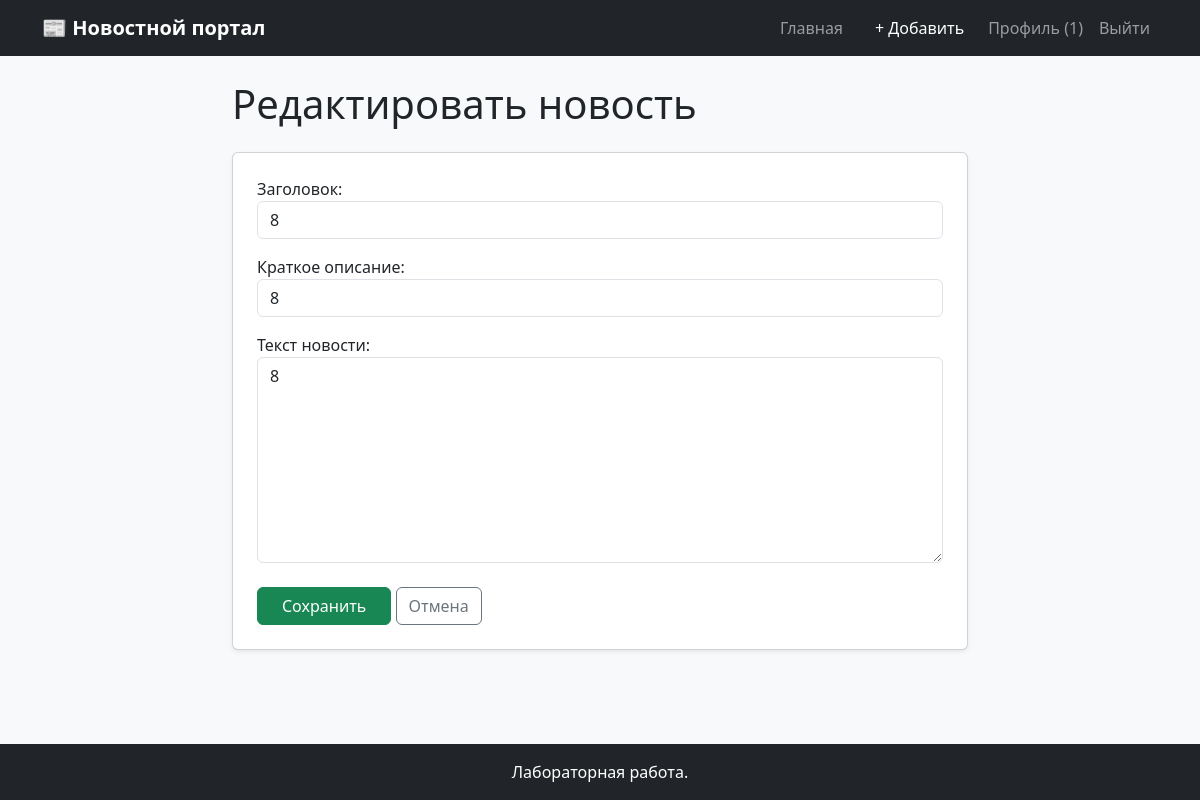
/news/5/edit/ (signed in), run on the app's committed database.
### news_app/models.py (models this page shows, shortened)
class News(models.Model):
    title = models.CharField(max_length=200, verbose_name="Заголовок")
    summary = models.CharField(max_length=300, verbose_name="Краткое описание")
    content = models.TextField(verbose_name="Текст новости")
    author = models.ForeignKey(User, on_delete=models.CASCADE, verbose_name="Автор")
    date_created = models.DateTimeField(auto_now_add=True, verbose_name="Дата создания")
    date_updated = models.DateTimeField(auto_now=True, verbose_name="Дата обновления")
    class Meta:
        verbose_name = "Новость"
        verbose_name_plural = "Новости"
        ordering = ['-date_created'] # Сортировка от новых к старым по умолчанию

### news_app/views.py (the view)
# urls.py: path('news/<int:news_id>/edit/', views.news_edit_view, name='news_edit'),
@login_required
def news_edit_view(request, news_id):
    news = get_object_or_404(News, id=news_id)
    if news.author != request.user:
        return HttpResponseForbidden("Вы не можете редактировать эту новость")
    if request.method == 'POST':
        form = NewsForm(request.POST, instance=news)
        if form.is_valid():
            form.save()
            messages.success(request, 'Новость успешно обновлена!')
            return redirect('news_detail', news_id=news.id)
    else:
        form = NewsForm(instance=news)
    return render(request, 'news_form.html', {'form': form, 'title': 'Редактировать новость'})

### news_app/forms.py
class NewsForm(forms.ModelForm):
    class Meta:
        model = News
        fields = ['title', 'summary', 'content']
        widgets = {
            'title': forms.TextInput(attrs={'class': 'form-control'}),
            'summary': forms.TextInput(attrs={'class': 'form-control'}),
            'content': forms.Textarea(attrs={'class': 'form-control', 'rows': 8}),
        }

### news_app/templates/news_form.html (shortened to what this page needs)
{% extends 'base.html' %}
{% block content %}
    <div class="row">
        <div class="col-md-8 mx-auto">
            <h1 class="mb-4">{{ title }}</h1>
            <div class="card shadow-sm">
                <div class="card-body p-4">
                    <form method="post">
                        {{ form.as_p }}
                        <div class="mt-4">
                            <button type="submit" class="btn btn-success px-4">Сохранить</button>
                            <a href="{% url 'home' %}" class="btn btn-outline-secondary">Отмена</a>
                        </div>
                    </form>
                </div>
            </div>
        </div>
    </div>
{% endblock %}

### news_app/templates/base.html (shortened to what this page needs)
{% load static %}
<!DOCTYPE html>
<html lang="ru">
<head>
    <link href="https://cdn.jsdelivr.net/npm/bootstrap@5.3.0/dist/css/bootstrap.min.css" rel="stylesheet">
    <link rel="stylesheet" href="{% static 'css/style.css' %}">
</head>
<body class="d-flex flex-column min-vh-100">
    <nav class="navbar navbar-expand-lg navbar-dark bg-dark mb-4">
        <div class="container">
            <a class="navbar-brand" href="{% url 'home' %}">📰 Новостной портал</a>
            <div class="collapse navbar-collapse" id="navbarNav">
                <ul class="navbar-nav ms-auto">
                    <li class="nav-item">
                        <a class="nav-link" href="{% url 'home' %}">Главная</a>
                    </li>
                    {% if user.is_authenticated %}
                        <li class="nav-item">
                            <a class="nav-link btn btn-primary text-white px-3 ms-2" href="{% url 'news_create' %}">+ Добавить</a>
                        </li>
                        <li class="nav-item">
                            <a class="nav-link" href="{% url 'profile' %}">Профиль ({{ user.username }})</a>
                        </li>
                        <li class="nav-item">
                            <form action="{% url 'logout' %}" method="post" class="d-inline">
                                <button type="submit" class="btn btn-link nav-link">Выйти</button>
                            </form>
                        </li>
                    {% endif %}
                </ul>
            </div>
        </div>
    </nav>
    <div class="container flex-grow-1">
        {% block content %}{% endblock %}
    </div>
    <footer class="bg-dark text-white text-center py-3 mt-5">
        <p class="mb-0">Лабораторная работа.</p>
    </footer>
</body>
</html>

### news_app/static/css/style.css (style rules this page uses)
body { background-color: #f8f9fa; }
.navbar-brand { font-weight: bold; }

### data on the page
News: title "8", summary "8", content "8"

### other printed values
{{ user.username }} "1"
{{ title }} "Редактировать новость"
